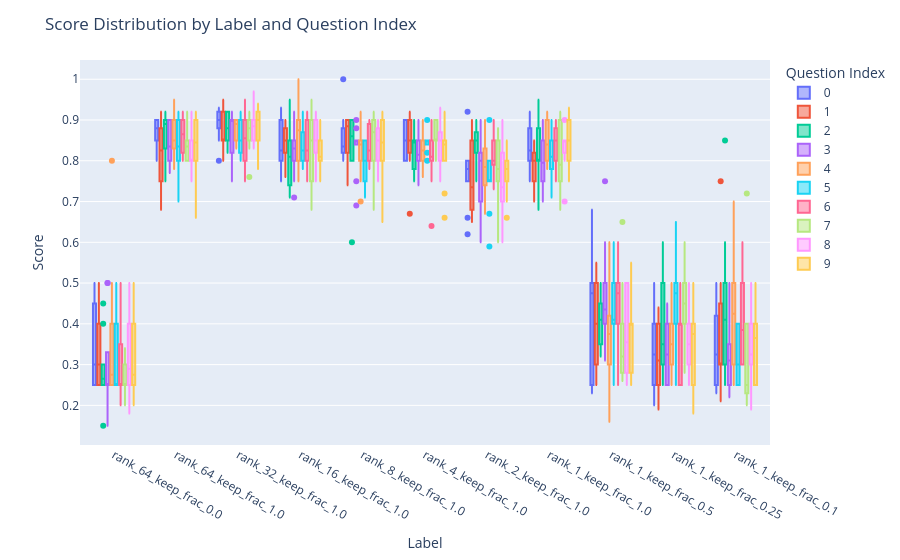
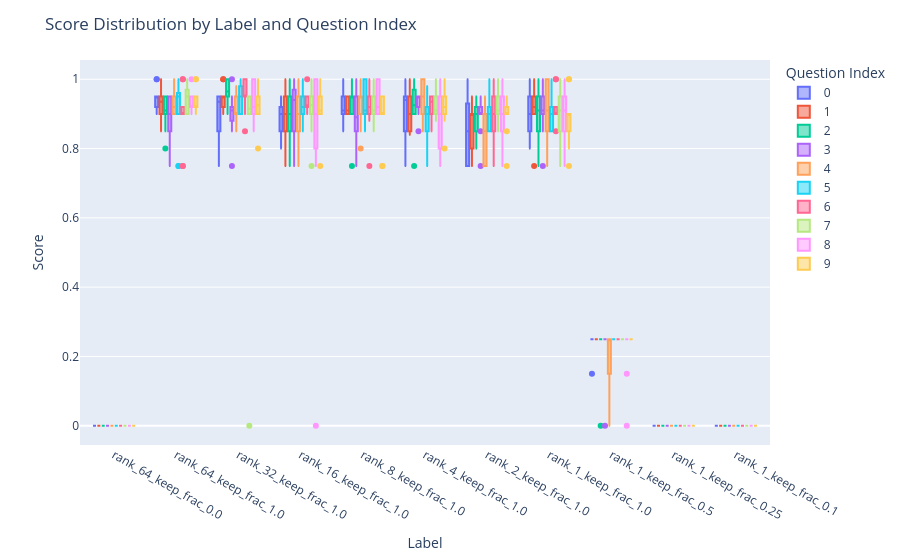

These figures' notebook cell, in order:
### Code cell
import plotly.express as px

for persona, persona_df in res_df.groupby("persona"):
    print(f"Persona: {persona}")

    fig = px.box(
        persona_df,
        x="label",
        y="score",
        color="question_index",
        boxmode="group",
    )

    fig.update_layout(
        title="Score Distribution by Label and Question Index",
        xaxis_title="Label",
        yaxis_title="Score",
        legend_title="Question Index",
    )

    fig.show()
    fig.write_html(f"./{persona}.html")
